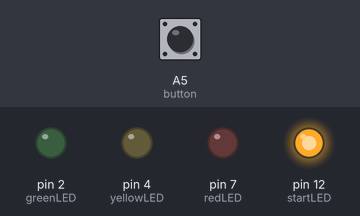
A sketch run on a simulated Arduino Uno, built with avr-gcc and run on an emulated ATmega328P. Shown: output pins drawn as LEDs (lit = HIGH). The inputs (shaded band) are chosen by the test bench; at power-on: A5 (button) HIGH. Random numbers use the default seed unless the sketch sets one.

Above: at 2.9 s.
3.0 s: A5 (button) pulled LOW for 0.15 s
At 4.3 s:
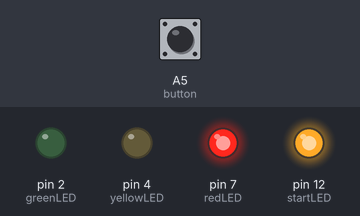
At 9.3 s:
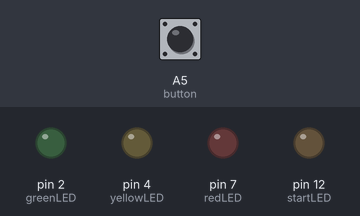
Timing chart, 0 to 10.8 s (numbered marks = the images above; inputs shaded):
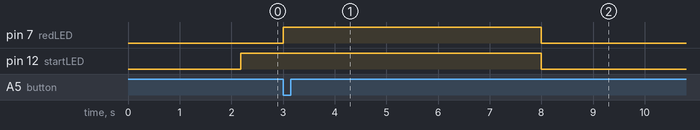

Measured:
- after the input at 3.0 s, pin 7 (redLED): LOW → HIGH at once, → LOW 5.0 s later; pin 12 (startLED): HIGH → LOW after 5.0 s

The sketch:

Reaction_Speed_Test.ino
```cpp
//#define
const int startLED = 12;
const int redLED = 7;
const int yellowLED = 4;
const int greenLED = 2;
const int button = A5;


void setup() {
  pinMode(startLED,OUTPUT);
  pinMode(redLED,OUTPUT);
  pinMode(yellowLED,OUTPUT);
  pinMode(greenLED,OUTPUT);
  pinMode(button, INPUT_PULLUP);
  randomSeed(analogRead(A0));
}


bool gameIsPlaying = true;
void loop() {
  while(gameIsPlaying){

    int waitTime = random(4000) + 1000; // random number between 1000 and 5000
    delay(waitTime); // wait that many milliseconde

    digitalWrite(startLED, HIGH); //turn on start led
    unsigned long startTime = millis();

    while(digitalRead(button) == HIGH){ //the button is naturally high, this pauses the program
    }                                   //untill the user hits the button

    unsigned long endTime = millis();
    unsigned long timeElapsed = endTime - startTime;//this records thier reaction time

    if(timeElapsed > 400){digitalWrite(redLED, HIGH);}
    else if(timeElapsed > 200){digitalWrite(yellowLED, HIGH);}
    else{digitalWrite(greenLED, HIGH);}


    delay(5000);
    gameIsPlaying = false;

    digitalWrite(startLED, LOW);
    digitalWrite(redLED, LOW);
    digitalWrite(yellowLED, LOW);
    digitalWrite(greenLED, LOW);
  }
}
```
